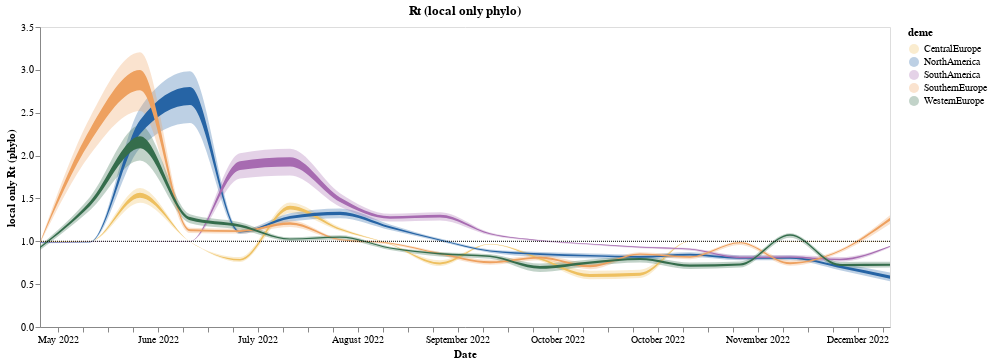

Write notebook code for a chart like this one.
### Code cell
line = alt.Chart(summary_rt_local_df, title = "Rt (local only phylo)").mark_area(interpolate='monotone', opacity = 1 ,color = "#f58518").encode(
    alt.X('date:T', axis=alt.Axis(title="Date", grid=False,format="%B %Y")),
    alt.Y('lower_hpd_log_50',axis=alt.Axis(title="local only Rt (phylo)", grid=False)),# scale=alt.Scale(domain=(0.6, 1.3))),
    alt.Y2('upper_hpd_log_50' ),
    alt.Color("deme")
).properties(
    width=850,
    height=300
).transform_filter(
   (datum.lower_hpd_log_50 >0.4) #& (datum.upper_hpd_log_50 < 4)
)
band = alt.Chart(summary_rt_local_df).mark_area(
    opacity=0.3, interpolate='monotone', color = "#f58518"
).encode(
    alt.X('date:T', axis=alt.Axis(title="Date", grid=False)),
    alt.Y('lower_hpd_log_95', axis=alt.Axis(title="local only Rt (phylo)", grid=False)),# scale=alt.Scale(domain=(0.6, 1.3))),
    alt.Y2('upper_hpd_log_95'), 
    alt.Color("deme",  scale=alt.Scale( range=range_))
).properties(
    width=850,
    height=300
).transform_filter(
    (datum.lower_hpd_log_95 >0.4) #& (datum.upper_hpd_log_95 < 4)
)

local_phlyo_rt_plot = band + line +one_line
local_phlyo_rt_plot

### Figure 1 — Vega-Lite specification as saved in the notebook (floating-point values rounded to 4 significant figures)
{"config": {"view": {"continuousWidth": 400, "continuousHeight": 300}}, "layer": [{"mark": {"type": "area", "color": "#f58518", "interpolate": "monotone", "opacity": 0.3}, "encoding": {"color": {"field": "deme", "scale": {"range": ["#EEC060", "#2664A5", "#A76BB1", "#EEA160", "#356D4C"]}, "type": "nominal"}, "x": {"axis": {"grid": false, "title": "Date"}, "field": "date", "type": "temporal"}, "y": {"axis": {"grid": false, "title": "local only Rt (phylo)"}, "field": "lower_hpd_log_95", "type": "quantitative"}, "y2": {"field": "upper_hpd_log_95"}}, "height": 300, "transform": [{"filter": "(datum.lower_hpd_log_95 > 0.4)"}], "width": 850}, {"mark": {"type": "area", "color": "#f58518", "interpolate": "monotone", "opacity": 1}, "encoding": {"color": {"field": "deme", "type": "nominal"}, "x": {"axis": {"format": "%B %Y", "grid": false, "title": "Date"}, "field": "date", "type": "temporal"}, "y": {"axis": {"grid": false, "title": "local only Rt (phylo)"}, "field": "lower_hpd_log_50", "type": "quantitative"}, "y2": {"field": "upper_hpd_log_50"}}, "height": 300, "title": "Rt (local only phylo)", "transform": [{"filter": "(datum.lower_hpd_log_50 > 0.4)"}], "width": 850}, {"data": {"name": "data-0f80976e06af035141dd0a0f11df9332"}, "mark": {"type": "rule", "strokeDash": [1, 1]}, "encoding": {"y": {"field": "y", "type": "quantitative"}}, "height": 300, "width": 850}], "data": {"name": "data-00f91121fbe7376aa470c2d6e36be029"}, "$schema": "https://vega.github.io/schema/vega-lite/v4.17.0.json", "datasets": {"data-00f91121fbe7376aa470c2d6e36be029": [{"deme": "CentralEurope", "interval": "0", "mean_percent": 0.9986, "upper_hpd_log_95": 0.9995, "lower_hpd_log_95": 0.9974, "upper_hpd_log_50": 0.9992, "lower_hpd_log_50": 0.9986, "days": 0, "date": "2023-01-03"}, {"deme": "CentralEurope", "interval": "2", "mean_percent": 0.9986, "upper_hpd_log_95": 0.9996, "lower_hpd_log_95": 0.9974, "upper_hpd_log_50": 0.9992, "lower_hpd_log_50": 0.9986, "days": 14, "date": "2022-12-20"}, {"deme": "CentralEurope", "interval": "4", "mean_percent": 0.9989, "upper_hpd_log_95": 0.9997, "lower_hpd_log_95": 0.9979, "upper_hpd_log_50": 0.9994, "lower_hpd_log_50": 0.9989, "days": 28, "date": "2022-12-06"}, {"deme": "CentralEurope", "interval": "6", "mean_percent": 0.9991, "upper_hpd_log_95": 0.9997, "lower_hpd_log_95": 0.9984, "upper_hpd_log_50": 0.9996, "lower_hpd_log_50": 0.9991, "days": 42, "date": "2022-11-22"}, {"deme": "CentralEurope", "interval": "8", "mean_percent": 0.9991, "upper_hpd_log_95": 0.9997, "lower_hpd_log_95": 0.9983, "upper_hpd_log_50": 0.9995, "lower_hpd_log_50": 0.9991, "days": 56, "date": "2022-11-08"}, {"deme": "CentralEurope", "interval": "10", "mean_percent": 0.6179, "upper_hpd_log_95": 0.6692, "lower_hpd_log_95": 0.5713, "upper_hpd_log_50": 0.6322, "lower_hpd_log_50": 0.5987, "days": 70, "date": "2022-10-25"}, {"deme": "CentralEurope", "interval": "12", "mean_percent": 0.6044, "upper_hpd_log_95": 0.6573, "lower_hpd_log_95": 0.5564, "upper_hpd_log_50": 0.6191, "lower_hpd_log_50": 0.5846, "days": 84, "date": "2022-10-11"}, {"deme": "CentralEurope", "interval": "14", "mean_percent": 0.7983, "upper_hpd_log_95": 0.8269, "lower_hpd_log_95": 0.7722, "upper_hpd_log_50": 0.8064, "lower_hpd_log_50": 0.7876, "days": 98, "date": "2022-09-27"}, {"deme": "CentralEurope", "interval": "16", "mean_percent": 0.966, "upper_hpd_log_95": 0.9704, "lower_hpd_log_95": 0.9617, "upper_hpd_log_50": 0.9674, "lower_hpd_log_50": 0.9645, "days": 112, "date": "2022-09-13"}, {"deme": "CentralEurope", "interval": "18", "mean_percent": 0.7439, "upper_hpd_log_95": 0.7791, "lower_hpd_log_95": 0.7108, "upper_hpd_log_50": 0.7539, "lower_hpd_log_50": 0.7305, "days": 126, "date": "2022-08-30"}, {"deme": "CentralEurope", "interval": "20", "mean_percent": 0.9679, "upper_hpd_log_95": 0.9721, "lower_hpd_log_95": 0.9638, "upper_hpd_log_50": 0.9692, "lower_hpd_log_50": 0.9664, "days": 140, "date": "2022-08-16"}, {"deme": "CentralEurope", "interval": "22", "mean_percent": 1.142, "upper_hpd_log_95": 1.164, "lower_hpd_log_95": 1.12, "upper_hpd_log_50": 1.149, "lower_hpd_log_50": 1.134, "days": 154, "date": "2022-08-02"}, {"deme": "CentralEurope", "interval": "24", "mean_percent": 1.392, "upper_hpd_log_95": 1.452, "lower_hpd_log_95": 1.329, "upper_hpd_log_50": 1.414, "lower_hpd_log_50": 1.371, "days": 168, "date": "2022-07-19"}, {"deme": "CentralEurope", "interval": "26", "mean_percent": 0.7856, "upper_hpd_log_95": 0.8158, "lower_hpd_log_95": 0.7581, "upper_hpd_log_50": 0.7942, "lower_hpd_log_50": 0.7744, "days": 182, "date": "2022-07-05"}, {"deme": "CentralEurope", "interval": "28", "mean_percent": 0.994, "upper_hpd_log_95": 0.9952, "lower_hpd_log_95": 0.9925, "upper_hpd_log_50": 0.9946, "lower_hpd_log_50": 0.9939, "days": 196, "date": "2022-06-21"}, {"deme": "CentralEurope", "interval": "30", "mean_percent": 1.536, "upper_hpd_log_95": 1.62, "lower_hpd_log_95": 1.449, "upper_hpd_log_50": 1.566, "lower_hpd_log_50": 1.507, "days": 210, "date": "2022-06-07"}, {"deme": "CentralEurope", "interval": "32", "mean_percent": 0.9983, "upper_hpd_log_95": 0.9996, "lower_hpd_log_95": 0.9966, "upper_hpd_log_50": 0.9992, "lower_hpd_log_50": 0.9983, "days": 224, "date": "2022-05-24"}, {"deme": "CentralEurope", "interval": "34", "mean_percent": 0.9962, "upper_hpd_log_95": 0.9988, "lower_hpd_log_95": 0.9928, "upper_hpd_log_50": 0.9979, "lower_hpd_log_50": 0.996, "days": 238, "date": "2022-05-10"}, {"deme": "NorthAmerica", "interval": "0", "mean_percent": 0.5838, "upper_hpd_log_95": 0.6369, "lower_hpd_log_95": 0.5341, "upper_hpd_log_50": 0.5999, "lower_hpd_log_50": 0.5639, "days": 0, "date": "2023-01-03"}, {"deme": "NorthAmerica", "interval": "2", "mean_percent": 0.7027, "upper_hpd_log_95": 0.7404, "lower_hpd_log_95": 0.6634, "upper_hpd_log_50": 0.7164, "lower_hpd_log_50": 0.6893, "days": 14, "date": "2022-12-20"}, {"deme": "NorthAmerica", "interval": "4", "mean_percent": 0.8064, "upper_hpd_log_95": 0.8355, "lower_hpd_log_95": 0.778, "upper_hpd_log_50": 0.8163, "lower_hpd_log_50": 0.7959, "days": 28, "date": "2022-12-06"}, {"deme": "NorthAmerica", "interval": "6", "mean_percent": 0.8067, "upper_hpd_log_95": 0.8356, "lower_hpd_log_95": 0.7787, "upper_hpd_log_50": 0.8163, "lower_hpd_log_50": 0.7961, "days": 42, "date": "2022-11-22"}, {"deme": "NorthAmerica", "interval": "8", "mean_percent": 0.8438, "upper_hpd_log_95": 0.8712, "lower_hpd_log_95": 0.8158, "upper_hpd_log_50": 0.8547, "lower_hpd_log_50": 0.8351, "days": 56, "date": "2022-11-08"}, {"deme": "NorthAmerica", "interval": "10", "mean_percent": 0.8171, "upper_hpd_log_95": 0.845, "lower_hpd_log_95": 0.7876, "upper_hpd_log_50": 0.8285, "lower_hpd_log_50": 0.8084, "days": 70, "date": "2022-10-25"}, {"deme": "NorthAmerica", "interval": "12", "mean_percent": 0.8307, "upper_hpd_log_95": 0.8578, "lower_hpd_log_95": 0.8021, "upper_hpd_log_50": 0.8409, "lower_hpd_log_50": 0.8214, "days": 84, "date": "2022-10-11"}, {"deme": "NorthAmerica", "interval": "14", "mean_percent": 0.849, "upper_hpd_log_95": 0.8758, "lower_hpd_log_95": 0.8193, "upper_hpd_log_50": 0.8604, "lower_hpd_log_50": 0.8411, "days": 98, "date": "2022-09-27"}, {"deme": "NorthAmerica", "interval": "16", "mean_percent": 0.8864, "upper_hpd_log_95": 0.905, "lower_hpd_log_95": 0.8677, "upper_hpd_log_50": 0.8932, "lower_hpd_log_50": 0.8801, "days": 112, "date": "2022-09-13"}, {"deme": "NorthAmerica", "interval": "18", "mean_percent": 1.014, "upper_hpd_log_95": 1.031, "lower_hpd_log_95": 0.9966, "upper_hpd_log_50": 1.02, "lower_hpd_log_50": 1.009, "days": 126, "date": "2022-08-30"}, {"deme": "NorthAmerica", "interval": "20", "mean_percent": 1.163, "upper_hpd_log_95": 1.197, "lower_hpd_log_95": 1.131, "upper_hpd_log_50": 1.175, "lower_hpd_log_50": 1.153, "days": 140, "date": "2022-08-16"}, {"deme": "NorthAmerica", "interval": "22", "mean_percent": 1.326, "upper_hpd_log_95": 1.383, "lower_hpd_log_95": 1.269, "upper_hpd_log_50": 1.346, "lower_hpd_log_50": 1.307, "days": 154, "date": "2022-08-02"}, {"deme": "NorthAmerica", "interval": "24", "mean_percent": 1.278, "upper_hpd_log_95": 1.326, "lower_hpd_log_95": 1.229, "upper_hpd_log_50": 1.295, "lower_hpd_log_50": 1.262, "days": 168, "date": "2022-07-19"}, {"deme": "NorthAmerica", "interval": "26", "mean_percent": 1.109, "upper_hpd_log_95": 1.131, "lower_hpd_log_95": 1.084, "upper_hpd_log_50": 1.117, "lower_hpd_log_50": 1.101, "days": 182, "date": "2022-07-05"}, {"deme": "NorthAmerica", "interval": "28", "mean_percent": 2.689, "upper_hpd_log_95": 2.983, "lower_hpd_log_95": 2.38, "upper_hpd_log_50": 2.799, "lower_hpd_log_50": 2.591, "days": 196, "date": "2022-06-21"}, {"deme": "NorthAmerica", "interval": "30", "mean_percent": 2.325, "upper_hpd_log_95": 2.552, "lower_hpd_log_95": 2.086, "upper_hpd_log_50": 2.411, "lower_hpd_log_50": 2.251, "days": 210, "date": "2022-06-07"}, {"deme": "NorthAmerica", "interval": "32", "mean_percent": 0.9901, "upper_hpd_log_95": 0.9932, "lower_hpd_log_95": 0.9866, "upper_hpd_log_50": 0.9915, "lower_hpd_log_50": 0.9893, "days": 224, "date": "2022-05-24"}, {"deme": "NorthAmerica", "interval": "34", "mean_percent": 0.9828, "upper_hpd_log_95": 0.9887, "lower_hpd_log_95": 0.9772, "upper_hpd_log_50": 0.985, "lower_hpd_log_50": 0.9811, "days": 238, "date": "2022-05-10"}, {"deme": "SouthAmerica", "interval": "0", "mean_percent": 0.9392, "upper_hpd_log_95": 0.9492, "lower_hpd_log_95": 0.9284, "upper_hpd_log_50": 0.9438, "lower_hpd_log_50": 0.9368, "days": 0, "date": "2023-01-03"}, {"deme": "SouthAmerica", "interval": "2", "mean_percent": 0.7885, "upper_hpd_log_95": 0.8153, "lower_hpd_log_95": 0.7614, "upper_hpd_log_50": 0.797, "lower_hpd_log_50": 0.7784, "days": 14, "date": "2022-12-20"}, {"deme": "SouthAmerica", "interval": "4", "mean_percent": 0.8159, "upper_hpd_log_95": 0.8402, "lower_hpd_log_95": 0.7925, "upper_hpd_log_50": 0.8235, "lower_hpd_log_50": 0.8069, "days": 28, "date": "2022-12-06"}, {"deme": "SouthAmerica", "interval": "6", "mean_percent": 0.8117, "upper_hpd_log_95": 0.8359, "lower_hpd_log_95": 0.7877, "upper_hpd_log_50": 0.8195, "lower_hpd_log_50": 0.8029, "days": 42, "date": "2022-11-22"}, {"deme": "SouthAmerica", "interval": "8", "mean_percent": 0.9068, "upper_hpd_log_95": 0.9209, "lower_hpd_log_95": 0.8919, "upper_hpd_log_50": 0.9125, "lower_hpd_log_50": 0.9028, "days": 56, "date": "2022-11-08"}, {"deme": "SouthAmerica", "interval": "10", "mean_percent": 0.9309, "upper_hpd_log_95": 0.9425, "lower_hpd_log_95": 0.919, "upper_hpd_log_50": 0.9358, "lower_hpd_log_50": 0.9282, "days": 70, "date": "2022-10-25"}, {"deme": "SouthAmerica", "interval": "12", "mean_percent": 0.9665, "upper_hpd_log_95": 0.9747, "lower_hpd_log_95": 0.9567, "upper_hpd_log_50": 0.9709, "lower_hpd_log_50": 0.9652, "days": 84, "date": "2022-10-11"}, {"deme": "SouthAmerica", "interval": "14", "mean_percent": 1.009, "upper_hpd_log_95": 1.018, "lower_hpd_log_95": 0.9985, "upper_hpd_log_50": 1.013, "lower_hpd_log_50": 1.007, "days": 98, "date": "2022-09-27"}, {"deme": "SouthAmerica", "interval": "16", "mean_percent": 1.086, "upper_hpd_log_95": 1.103, "lower_hpd_log_95": 1.07, "upper_hpd_log_50": 1.092, "lower_hpd_log_50": 1.081, "days": 112, "date": "2022-09-13"}, {"deme": "SouthAmerica", "interval": "18", "mean_percent": 1.292, "upper_hpd_log_95": 1.339, "lower_hpd_log_95": 1.244, "upper_hpd_log_50": 1.309, "lower_hpd_log_50": 1.276, "days": 126, "date": "2022-08-30"}, {"deme": "SouthAmerica", "interval": "20", "mean_percent": 1.276, "upper_hpd_log_95": 1.32, "lower_hpd_log_95": 1.231, "upper_hpd_log_50": 1.293, "lower_hpd_log_50": 1.262, "days": 140, "date": "2022-08-16"}, {"deme": "SouthAmerica", "interval": "22", "mean_percent": 1.483, "upper_hpd_log_95": 1.561, "lower_hpd_log_95": 1.404, "upper_hpd_log_50": 1.511, "lower_hpd_log_50": 1.457, "days": 154, "date": "2022-08-02"}, {"deme": "SouthAmerica", "interval": "24", "mean_percent": 1.925, "upper_hpd_log_95": 2.078, "lower_hpd_log_95": 1.767, "upper_hpd_log_50": 1.979, "lower_hpd_log_50": 1.872, "days": 168, "date": "2022-07-19"}, {"deme": "SouthAmerica", "interval": "26", "mean_percent": 1.882, "upper_hpd_log_95": 2.028, "lower_hpd_log_95": 1.733, "upper_hpd_log_50": 1.933, "lower_hpd_log_50": 1.832, "days": 182, "date": "2022-07-05"}, {"deme": "SouthAmerica", "interval": "28", "mean_percent": 0.9988, "upper_hpd_log_95": 0.9994, "lower_hpd_log_95": 0.9981, "upper_hpd_log_50": 0.9992, "lower_hpd_log_50": 0.9988, "days": 196, "date": "2022-06-21"}, {"deme": "SouthAmerica", "interval": "30", "mean_percent": 0.9984, "upper_hpd_log_95": 0.9992, "lower_hpd_log_95": 0.9975, "upper_hpd_log_50": 0.9988, "lower_hpd_log_50": 0.9983, "days": 210, "date": "2022-06-07"}, {"deme": "SouthAmerica", "interval": "32", "mean_percent": 0.9926, "upper_hpd_log_95": 0.9952, "lower_hpd_log_95": 0.99, "upper_hpd_log_50": 0.9938, "lower_hpd_log_50": 0.992, "days": 224, "date": "2022-05-24"}, {"deme": "SouthAmerica", "interval": "34", "mean_percent": 0.9891, "upper_hpd_log_95": 0.9928, "lower_hpd_log_95": 0.985, "upper_hpd_log_50": 0.9908, "lower_hpd_log_50": 0.9881, "days": 238, "date": "2022-05-10"}, {"deme": "SouthernEurope", "interval": "0", "mean_percent": 1.254, "upper_hpd_log_95": 1.303, "lower_hpd_log_95": 1.202, "upper_hpd_log_50": 1.274, "lower_hpd_log_50": 1.239, "days": 0, "date": "2023-01-03"}, {"deme": "SouthernEurope", "interval": "2", "mean_percent": 0.887, "upper_hpd_log_95": 0.9057, "lower_hpd_log_95": 0.867, "upper_hpd_log_50": 0.8961, "lower_hpd_log_50": 0.8834, "days": 14, "date": "2022-12-20"}, {"deme": "SouthernEurope", "interval": "4", "mean_percent": 0.7452, "upper_hpd_log_95": 0.7772, "lower_hpd_log_95": 0.7139, "upper_hpd_log_50": 0.7554, "lower_hpd_log_50": 0.7335, "days": 28, "date": "2022-12-06"}, {"deme": "SouthernEurope", "interval": "6", "mean_percent": 0.9785, "upper_hpd_log_95": 0.9965, "lower_hpd_log_95": 0.9555, "upper_hpd_log_50": 0.9892, "lower_hpd_log_50": 0.9771, "days": 42, "date": "2022-11-22"}, {"deme": "SouthernEurope", "interval": "8", "mean_percent": 0.816, "upper_hpd_log_95": 0.8404, "lower_hpd_log_95": 0.7902, "upper_hpd_log_50": 0.826, "lower_hpd_log_50": 0.8088, "days": 56, "date": "2022-11-08"}, {"deme": "SouthernEurope", "interval": "10", "mean_percent": 0.8487, "upper_hpd_log_95": 0.8708, "lower_hpd_log_95": 0.8252, "upper_hpd_log_50": 0.8574, "lower_hpd_log_50": 0.8422, "days": 70, "date": "2022-10-25"}, {"deme": "SouthernEurope", "interval": "12", "mean_percent": 0.7102, "upper_hpd_log_95": 0.7487, "lower_hpd_log_95": 0.6739, "upper_hpd_log_50": 0.7225, "lower_hpd_log_50": 0.6969, "days": 84, "date": "2022-10-11"}, {"deme": "SouthernEurope", "interval": "14", "mean_percent": 0.8073, "upper_hpd_log_95": 0.8366, "lower_hpd_log_95": 0.7777, "upper_hpd_log_50": 0.8196, "lower_hpd_log_50": 0.7998, "days": 98, "date": "2022-09-27"}, {"deme": "SouthernEurope", "interval": "16", "mean_percent": 0.7559, "upper_hpd_log_95": 0.7857, "lower_hpd_log_95": 0.7255, "upper_hpd_log_50": 0.7659, "lower_hpd_log_50": 0.7451, "days": 112, "date": "2022-09-13"}, {"deme": "SouthernEurope", "interval": "18", "mean_percent": 0.8547, "upper_hpd_log_95": 0.8752, "lower_hpd_log_95": 0.8339, "upper_hpd_log_50": 0.863, "lower_hpd_log_50": 0.8491, "days": 126, "date": "2022-08-30"}, {"deme": "SouthernEurope", "interval": "20", "mean_percent": 0.9757, "upper_hpd_log_95": 0.9879, "lower_hpd_log_95": 0.9619, "upper_hpd_log_50": 0.982, "lower_hpd_log_50": 0.9739, "days": 140, "date": "2022-08-16"}, {"deme": "SouthernEurope", "interval": "22", "mean_percent": 1.017, "upper_hpd_log_95": 1.031, "lower_hpd_log_95": 1.002, "upper_hpd_log_50": 1.024, "lower_hpd_log_50": 1.014, "days": 154, "date": "2022-08-02"}, {"deme": "SouthernEurope", "interval": "24", "mean_percent": 1.206, "upper_hpd_log_95": 1.247, "lower_hpd_log_95": 1.165, "upper_hpd_log_50": 1.221, "lower_hpd_log_50": 1.193, "days": 168, "date": "2022-07-19"}, {"deme": "SouthernEurope", "interval": "26", "mean_percent": 1.118, "upper_hpd_log_95": 1.146, "lower_hpd_log_95": 1.09, "upper_hpd_log_50": 1.129, "lower_hpd_log_50": 1.11, "days": 182, "date": "2022-07-05"}, {"deme": "SouthernEurope", "interval": "28", "mean_percent": 1.129, "upper_hpd_log_95": 1.159, "lower_hpd_log_95": 1.097, "upper_hpd_log_50": 1.14, "lower_hpd_log_50": 1.118, "days": 196, "date": "2022-06-21"}, {"deme": "SouthernEurope", "interval": "30", "mean_percent": 2.874, "upper_hpd_log_95": 3.207, "lower_hpd_log_95": 2.52, "upper_hpd_log_50": 2.997, "lower_hpd_log_50": 2.761, "days": 210, "date": "2022-06-07"}, {"deme": "SouthernEurope", "interval": "32", "mean_percent": 2.228, "upper_hpd_log_95": 2.445, "lower_hpd_log_95": 2.008, "upper_hpd_log_50": 2.307, "lower_hpd_log_50": 2.157, "days": 224, "date": "2022-05-24"}, {"deme": "SouthernEurope", "interval": "34", "mean_percent": 0.9801, "upper_hpd_log_95": 0.9862, "lower_hpd_log_95": 0.9736, "upper_hpd_log_50": 0.9829, "lower_hpd_log_50": 0.9787, "days": 238, "date": "2022-05-10"}, {"deme": "WesternEurope", "interval": "0", "mean_percent": 0.7274, "upper_hpd_log_95": 0.7603, "lower_hpd_log_95": 0.6943, "upper_hpd_log_50": 0.7383, "lower_hpd_log_50": 0.7154, "days": 0, "date": "2023-01-03"}, {"deme": "WesternEurope", "interval": "2", "mean_percent": 0.7249, "upper_hpd_log_95": 0.7592, "lower_hpd_log_95": 0.6914, "upper_hpd_log_50": 0.7363, "lower_hpd_log_50": 0.7129, "days": 14, "date": "2022-12-20"}, {"deme": "WesternEurope", "interval": "4", "mean_percent": 1.07, "upper_hpd_log_95": 1.093, "lower_hpd_log_95": 1.042, "upper_hpd_log_50": 1.082, "lower_hpd_log_50": 1.065, "days": 28, "date": "2022-12-06"}, {"deme": "WesternEurope", "interval": "6", "mean_percent": 0.7277, "upper_hpd_log_95": 0.7635, "lower_hpd_log_95": 0.6932, "upper_hpd_log_50": 0.7402, "lower_hpd_log_50": 0.7161, "days": 42, "date": "2022-11-22"}, {"deme": "WesternEurope", "interval": "8", "mean_percent": 0.7144, "upper_hpd_log_95": 0.7528, "lower_hpd_log_95": 0.6767, "upper_hpd_log_50": 0.7279, "lower_hpd_log_50": 0.702, "days": 56, "date": "2022-11-08"}, {"deme": "WesternEurope", "interval": "10", "mean_percent": 0.7889, "upper_hpd_log_95": 0.822, "lower_hpd_log_95": 0.7524, "upper_hpd_log_50": 0.8038, "lower_hpd_log_50": 0.7809, "days": 70, "date": "2022-10-25"}, {"deme": "WesternEurope", "interval": "12", "mean_percent": 0.7496, "upper_hpd_log_95": 0.7882, "lower_hpd_log_95": 0.7104, "upper_hpd_log_50": 0.7649, "lower_hpd_log_50": 0.7389, "days": 84, "date": "2022-10-11"}, {"deme": "WesternEurope", "interval": "14", "mean_percent": 0.6909, "upper_hpd_log_95": 0.7406, "lower_hpd_log_95": 0.6418, "upper_hpd_log_50": 0.7115, "lower_hpd_log_50": 0.6786, "days": 98, "date": "2022-09-27"}, {"deme": "WesternEurope", "interval": "16", "mean_percent": 0.8232, "upper_hpd_log_95": 0.8489, "lower_hpd_log_95": 0.7972, "upper_hpd_log_50": 0.8335, "lower_hpd_log_50": 0.8161, "days": 112, "date": "2022-09-13"}, {"deme": "WesternEurope", "interval": "18", "mean_percent": 0.8512, "upper_hpd_log_95": 0.876, "lower_hpd_log_95": 0.8223, "upper_hpd_log_50": 0.8639, "lower_hpd_log_50": 0.8467, "days": 126, "date": "2022-08-30"}, {"deme": "WesternEurope", "interval": "20", "mean_percent": 0.9193, "upper_hpd_log_95": 0.9366, "lower_hpd_log_95": 0.8986, "upper_hpd_log_50": 0.9284, "lower_hpd_log_50": 0.9168, "days": 140, "date": "2022-08-16"}, {"deme": "WesternEurope", "interval": "22", "mean_percent": 1.046, "upper_hpd_log_95": 1.069, "lower_hpd_log_95": 1.02, "upper_hpd_log_50": 1.057, "lower_hpd_log_50": 1.041, "days": 154, "date": "2022-08-02"}, {"deme": "WesternEurope", "interval": "24", "mean_percent": 1.025, "upper_hpd_log_95": 1.046, "lower_hpd_log_95": 1.003, "upper_hpd_log_50": 1.034, "lower_hpd_log_50": 1.02, "days": 168, "date": "2022-07-19"}, {"deme": "WesternEurope", "interval": "26", "mean_percent": 1.18, "upper_hpd_log_95": 1.223, "lower_hpd_log_95": 1.136, "upper_hpd_log_50": 1.196, "lower_hpd_log_50": 1.167, "days": 182, "date": "2022-07-05"}, {"deme": "WesternEurope", "interval": "28", "mean_percent": 1.263, "upper_hpd_log_95": 1.317, "lower_hpd_log_95": 1.211, "upper_hpd_log_50": 1.283, "lower_hpd_log_50": 1.246, "days": 196, "date": "2022-06-21"}, {"deme": "WesternEurope", "interval": "30", "mean_percent": 2.154, "upper_hpd_log_95": 2.352, "lower_hpd_log_95": 1.942, "upper_hpd_log_50": 2.226, "lower_hpd_log_50": 2.085, "days": 210, "date": "2022-06-07"}, {"deme": "WesternEurope", "interval": "32", "mean_percent": 1.437, "upper_hpd_log_95": 1.516, "lower_hpd_log_95": 1.361, "upper_hpd_log_50": 1.464, "lower_hpd_log_50": 1.412, "days": 224, "date": "2022-05-24"}, {"deme": "WesternEurope", "interval": "34", "mean_percent": 0.9233, "upper_hpd_log_95": 0.9485, "lower_hpd_log_95": 0.8968, "upper_hpd_log_50": 0.9353, "lower_hpd_log_50": 0.9185, "days": 238, "date": "2022-05-10"}], "data-0f80976e06af035141dd0a0f11df9332": [{"y": 1.0}]}}
